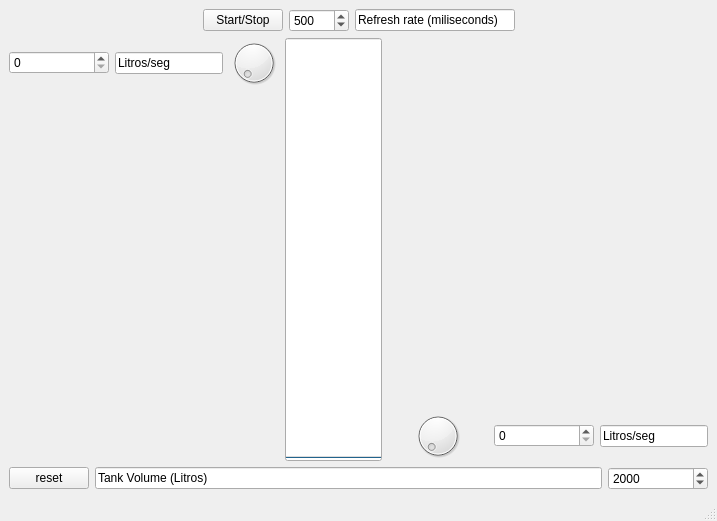
<?xml version="1.0" encoding="UTF-8"?>
<ui version="4.0">
 <class>MainWindow</class>
 <widget class="QMainWindow" name="MainWindow">
  <property name="geometry">
   <rect>
    <x>0</x>
    <y>0</y>
    <width>717</width>
    <height>521</height>
   </rect>
  </property>
  <property name="sizePolicy">
   <sizepolicy hsizetype="Fixed" vsizetype="Expanding">
    <horstretch>0</horstretch>
    <verstretch>0</verstretch>
   </sizepolicy>
  </property>
  <property name="windowTitle">
   <string>MainWindow</string>
  </property>
  <widget class="QWidget" name="centralwidget">
   <layout class="QVBoxLayout" name="verticalLayout_4">
    <item>
     <layout class="QVBoxLayout" name="verticalLayout_3">
      <item>
       <layout class="QHBoxLayout" name="horizontalLayout_6">
        <item>
         <spacer name="horizontalSpacer">
          <property name="orientation">
           <enum>Qt::Horizontal</enum>
          </property>
          <property name="sizeHint" stdset="0">
           <size>
            <width>118</width>
            <height>20</height>
           </size>
          </property>
         </spacer>
        </item>
        <item>
         <layout class="QHBoxLayout" name="horizontalLayout_5">
          <item>
           <widget class="QPushButton" name="PauseButton">
            <property name="text">
             <string>Start/Stop</string>
            </property>
           </widget>
          </item>
          <item>
           <widget class="QSpinBox" name="time_interval">
            <property name="minimumSize">
             <size>
              <width>60</width>
              <height>0</height>
             </size>
            </property>
            <property name="minimum">
             <number>15</number>
            </property>
            <property name="maximum">
             <number>1000</number>
            </property>
            <property name="singleStep">
             <number>10</number>
            </property>
            <property name="value">
             <number>500</number>
            </property>
           </widget>
          </item>
          <item>
           <widget class="QLineEdit" name="lineEdit_3">
            <property name="minimumSize">
             <size>
              <width>160</width>
              <height>0</height>
             </size>
            </property>
            <property name="text">
             <string>Refresh rate (miliseconds)</string>
            </property>
            <property name="readOnly">
             <bool>true</bool>
            </property>
           </widget>
          </item>
         </layout>
        </item>
        <item>
         <spacer name="horizontalSpacer_2">
          <property name="orientation">
           <enum>Qt::Horizontal</enum>
          </property>
          <property name="sizeHint" stdset="0">
           <size>
            <width>118</width>
            <height>20</height>
           </size>
          </property>
         </spacer>
        </item>
       </layout>
      </item>
      <item>
       <layout class="QHBoxLayout" name="horizontalLayout_3">
        <item>
         <layout class="QVBoxLayout" name="verticalLayout">
          <item>
           <layout class="QHBoxLayout" name="horizontalLayout_2">
            <item>
             <layout class="QHBoxLayout" name="horizontalLayout">
              <item>
               <widget class="QSpinBox" name="Upstream">
                <property name="minimumSize">
                 <size>
                  <width>100</width>
                  <height>0</height>
                 </size>
                </property>
                <property name="maximum">
                 <number>10000</number>
                </property>
               </widget>
              </item>
              <item>
               <widget class="QLineEdit" name="lineEdit_2">
                <property name="text">
                 <string>Litros/seg</string>
                </property>
               </widget>
              </item>
             </layout>
            </item>
            <item>
             <widget class="QDial" name="V1">
              <property name="maximumSize">
               <size>
                <width>50</width>
                <height>50</height>
               </size>
              </property>
              <property name="maximum">
               <number>100</number>
              </property>
              <property name="value">
               <number>0</number>
              </property>
             </widget>
            </item>
           </layout>
          </item>
          <item>
           <spacer name="verticalSpacer_2">
            <property name="orientation">
             <enum>Qt::Vertical</enum>
            </property>
            <property name="sizeHint" stdset="0">
             <size>
              <width>17</width>
              <height>200</height>
             </size>
            </property>
           </spacer>
          </item>
         </layout>
        </item>
        <item>
         <widget class="QProgressBar" name="tank">
          <property name="enabled">
           <bool>true</bool>
          </property>
          <property name="sizePolicy">
           <sizepolicy hsizetype="Expanding" vsizetype="Expanding">
            <horstretch>10</horstretch>
            <verstretch>0</verstretch>
           </sizepolicy>
          </property>
          <property name="minimumSize">
           <size>
            <width>20</width>
            <height>100</height>
           </size>
          </property>
          <property name="baseSize">
           <size>
            <width>200</width>
            <height>0</height>
           </size>
          </property>
          <property name="font">
           <font>
            <family>Roman</family>
            <pointsize>10</pointsize>
            <kerning>false</kerning>
           </font>
          </property>
          <property name="styleSheet">
           <string notr="true"/>
          </property>
          <property name="maximum">
           <number>20000</number>
          </property>
          <property name="value">
           <number>0</number>
          </property>
          <property name="alignment">
           <set>Qt::AlignCenter</set>
          </property>
          <property name="textVisible">
           <bool>false</bool>
          </property>
          <property name="orientation">
           <enum>Qt::Vertical</enum>
          </property>
          <property name="invertedAppearance">
           <bool>false</bool>
          </property>
         </widget>
        </item>
        <item>
         <layout class="QVBoxLayout" name="verticalLayout_2">
          <item>
           <spacer name="verticalSpacer">
            <property name="orientation">
             <enum>Qt::Vertical</enum>
            </property>
            <property name="sizeHint" stdset="0">
             <size>
              <width>17</width>
              <height>178</height>
             </size>
            </property>
           </spacer>
          </item>
          <item>
           <layout class="QHBoxLayout" name="horizontalLayout_4" stretch="0,0,0">
            <item>
             <widget class="QDial" name="V2">
              <property name="maximum">
               <number>100</number>
              </property>
              <property name="value">
               <number>0</number>
              </property>
             </widget>
            </item>
            <item>
             <widget class="QSpinBox" name="Downstream">
              <property name="minimumSize">
               <size>
                <width>100</width>
                <height>0</height>
               </size>
              </property>
              <property name="maximum">
               <number>10000</number>
              </property>
             </widget>
            </item>
            <item>
             <widget class="QLineEdit" name="lineEdit_4">
              <property name="text">
               <string>Litros/seg</string>
              </property>
             </widget>
            </item>
           </layout>
          </item>
         </layout>
        </item>
       </layout>
      </item>
     </layout>
    </item>
    <item>
     <layout class="QHBoxLayout" name="horizontalLayout_7">
      <item>
       <widget class="QPushButton" name="reset">
        <property name="text">
         <string>reset</string>
        </property>
       </widget>
      </item>
      <item>
       <widget class="QLineEdit" name="lineEdit">
        <property name="minimumSize">
         <size>
          <width>125</width>
          <height>0</height>
         </size>
        </property>
        <property name="text">
         <string>Tank Volume (Litros)</string>
        </property>
        <property name="readOnly">
         <bool>true</bool>
        </property>
       </widget>
      </item>
      <item>
       <widget class="QSpinBox" name="tank_volume">
        <property name="minimumSize">
         <size>
          <width>100</width>
          <height>0</height>
         </size>
        </property>
        <property name="maximum">
         <number>100000</number>
        </property>
        <property name="value">
         <number>2000</number>
        </property>
       </widget>
      </item>
     </layout>
    </item>
   </layout>
  </widget>
  <widget class="QMenuBar" name="menubar">
   <property name="geometry">
    <rect>
     <x>0</x>
     <y>0</y>
     <width>717</width>
     <height>21</height>
    </rect>
   </property>
  </widget>
  <widget class="QStatusBar" name="statusbar"/>
 </widget>
 <resources/>
 <connections/>
</ui>
